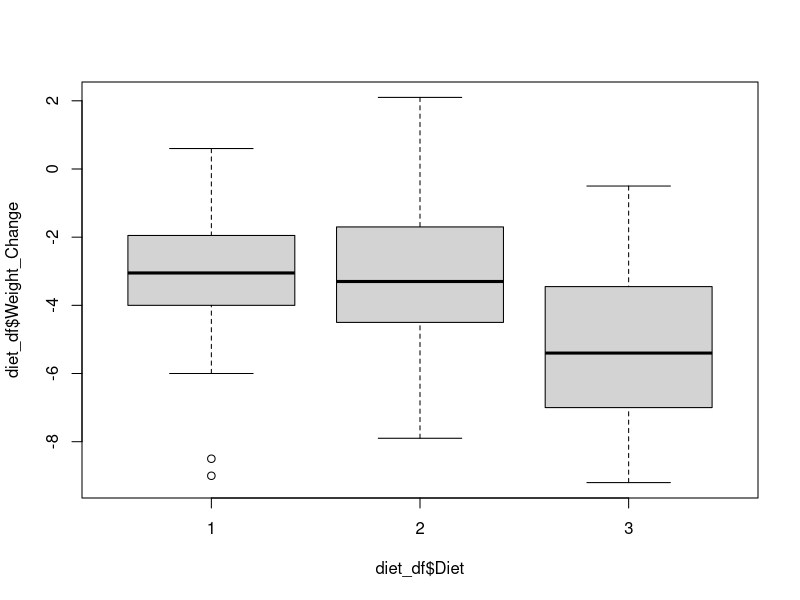
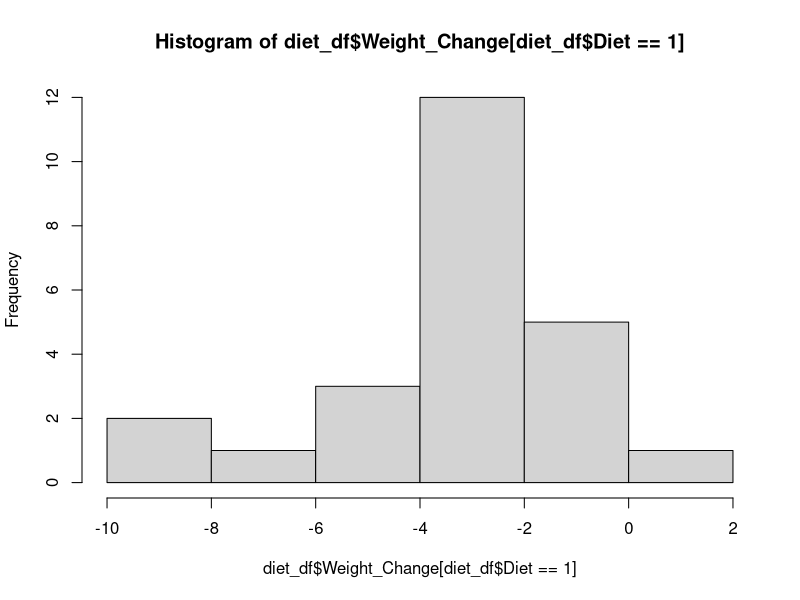
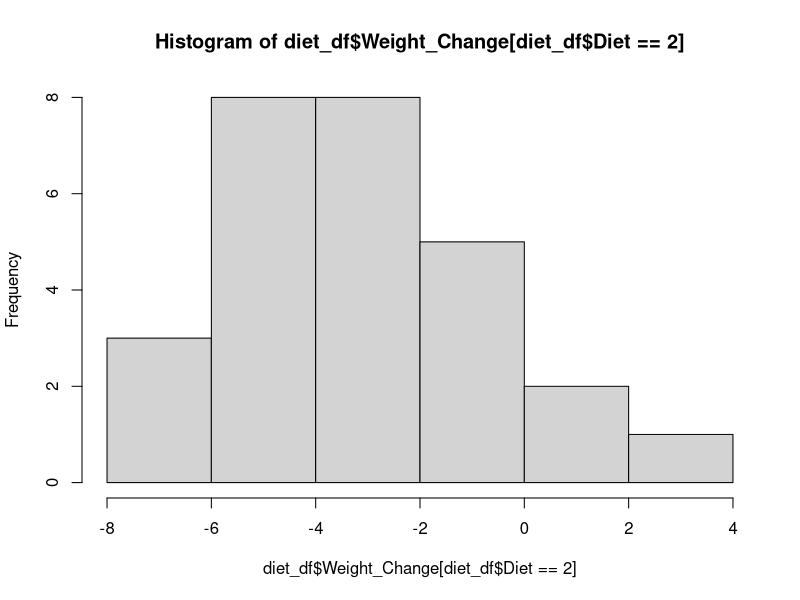
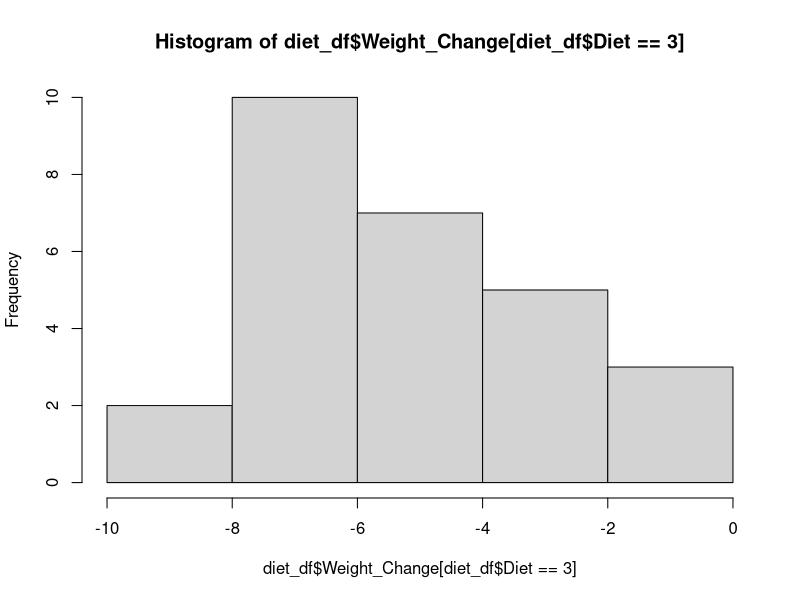
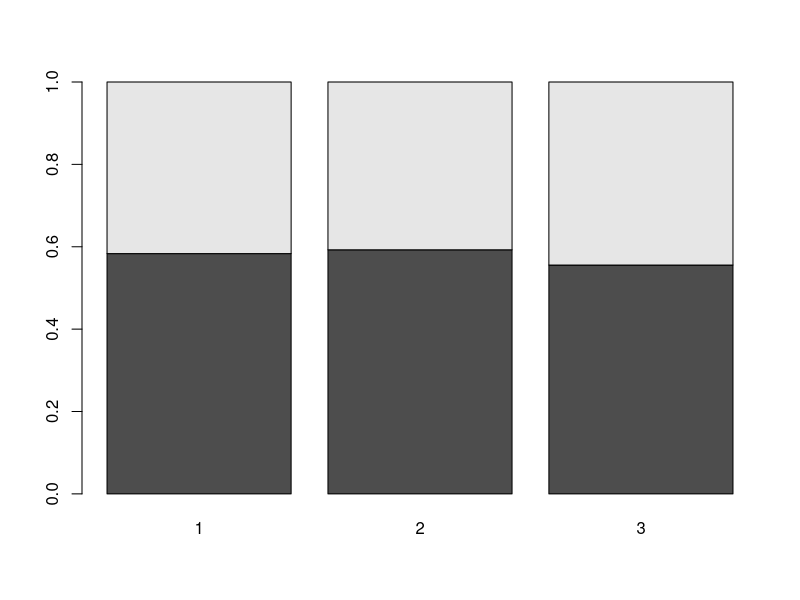
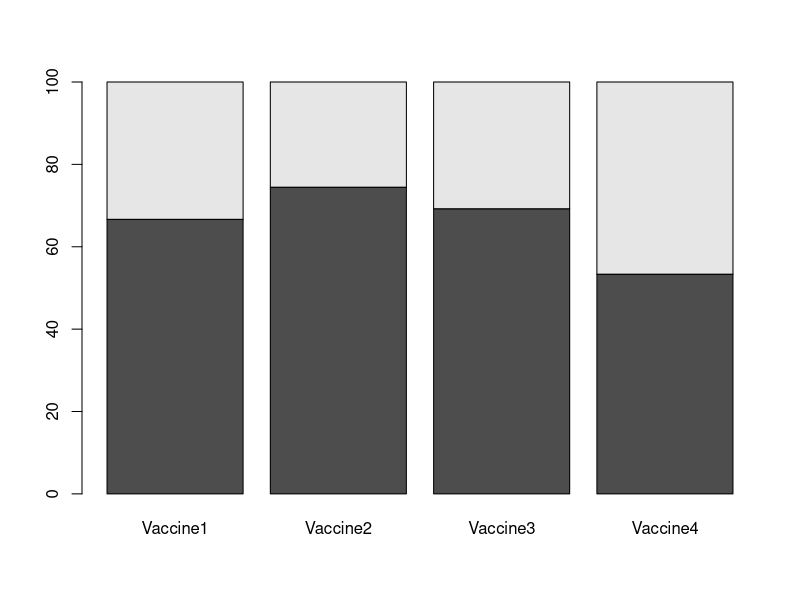

These figures' R source, in order:
## ---- chunk 1
knitr::opts_chunk$set(echo = TRUE)
## ---- chunk 2
diet_df <- read.csv("../data/Diet_R.csv")

head(diet_df)

# turn categorical variables into factor
diet_df$Diet <- as.factor(diet_df$Diet)
diet_df$gender <- as.factor(diet_df$gender)

# create new variable
diet_df$Weight_Change <- diet_df$weight6weeks - diet_df$pre.weight

summary(diet_df)

boxplot(diet_df$Weight_Change~diet_df$Diet)
## ---- chunk 3
par(mfow = c(1, 3))
hist(diet_df$Weight_Change[diet_df$Diet == 1])
hist(diet_df$Weight_Change[diet_df$Diet == 2])
hist(diet_df$Weight_Change[diet_df$Diet == 3])
par(mfow = c(1, 1))
## ---- chunk 4
grand_mean <- mean(diet_df$Weight_Change)
mean1 <- mean(diet_df$Weight_Change[diet_df$Diet == 1])
mean2 <- mean(diet_df$Weight_Change[diet_df$Diet == 2])
mean3 <- mean(diet_df$Weight_Change[diet_df$Diet == 3])
## ---- chunk 5

SS_bw <- sum(diet_df$Diet == 1) * (mean1 - grand_mean)^2 + 
    sum(diet_df$Diet == 2) * (mean2 - grand_mean)^2 +
    sum(diet_df$Diet == 3) * (mean3 - grand_mean)^2

SS_tot <- sum((diet_df$Weight_Change - grand_mean)^2) 

SS_wi <- SS_tot - SS_bw
## ---- chunk 6
df_tot <- nrow(diet_df) - 1
df_bw <- 3 - 1
df_wi <- df_tot - df_bw
## ---- chunk 7
MSE_bw <- SS_bw / df_bw
MSE_wi <- SS_wi / df_wi
## ---- chunk 8
F_stat <- MSE_bw / MSE_wi
## ---- chunk 9
anova_table <- data.frame(Df = c(df_bw, df_wi), 
                          Sum_Sq = c(SS_bw, SS_wi),
                          Mean_Sq = c(MSE_bw, MSE_wi),
                          F_stat = c(F_stat, NA))
anova_table
## ---- chunk 10
F_crit <- qf(1 - 0.05, df1 = df_bw, df2 = df_wi)

F_stat > F_crit
## ---- chunk 11
1 - pf(F_stat, df1 = df_bw, df2 = df_wi)
## ---- chunk 12
fit <- aov(Weight_Change~Diet, data = diet_df)
summary(fit)
## ---- chunk 13
res <- TukeyHSD(fit)
res
## ---- chunk 14
table(diet_df$gender, exclude = FALSE)

# replace missing gender values with most frequent
diet_df$gender[is.na(diet_df$gender)] <- 0

# contigency table
tbl <- table(diet_df$Diet, diet_df$gender)
tbl

# relative frequencies
tbl / rowSums(tbl)
barplot(t(tbl / rowSums(tbl)))

chisq.test(tbl)
## ---- chunk 15
vac_tbl <- matrix(c(82, 70, 45, 48, 41, 24, 20, 42), ncol = 2)
colnames(vac_tbl) <- c("Protected", "Not")
rownames(vac_tbl) <- paste0("Vaccine", 1:4)
vac_tbl

# percentages
perc_tbl <- vac_tbl / rowSums(vac_tbl) * 100
barplot(t(perc_tbl))

chisq.test(vac_tbl)

### Post hoc analysis
post_hoc <- c()
for (i in 1:3) {
    for (j in (i + 1):4) {
        v1 <- rownames(vac_tbl)[i]
        v2 <- rownames(vac_tbl)[j]
        
        res <- chisq.test(vac_tbl[c(v1, v2), ])
        post_hoc <- rbind(post_hoc,
                          data.frame(v1 = v1, v2 = v2, p = res$p.value))
    }
}
post_hoc$adj_p <- p.adjust(post_hoc$p, method = "fdr")
post_hoc
